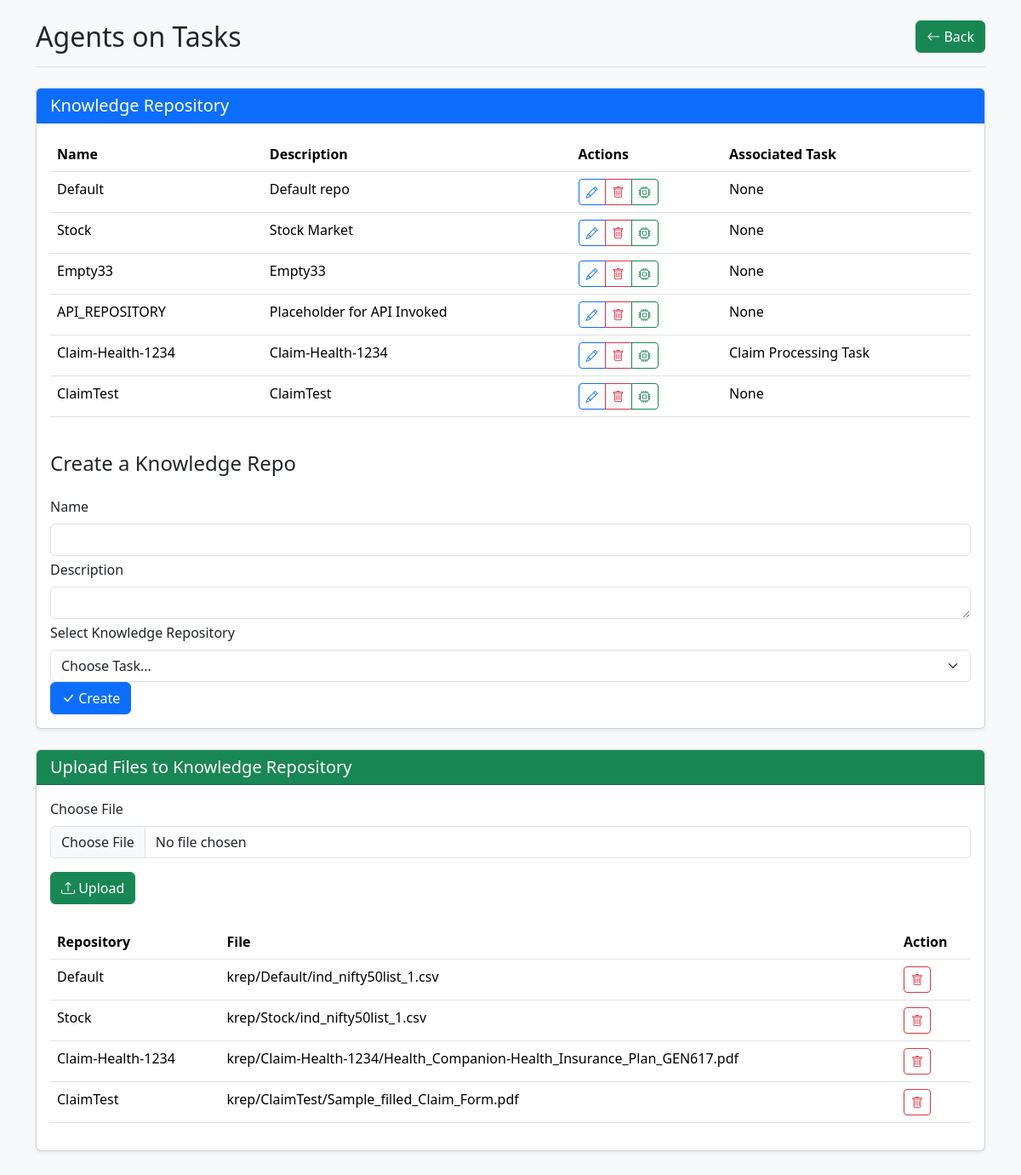
/knowledgerep/create/0, run on an earlier commit of the app's database.
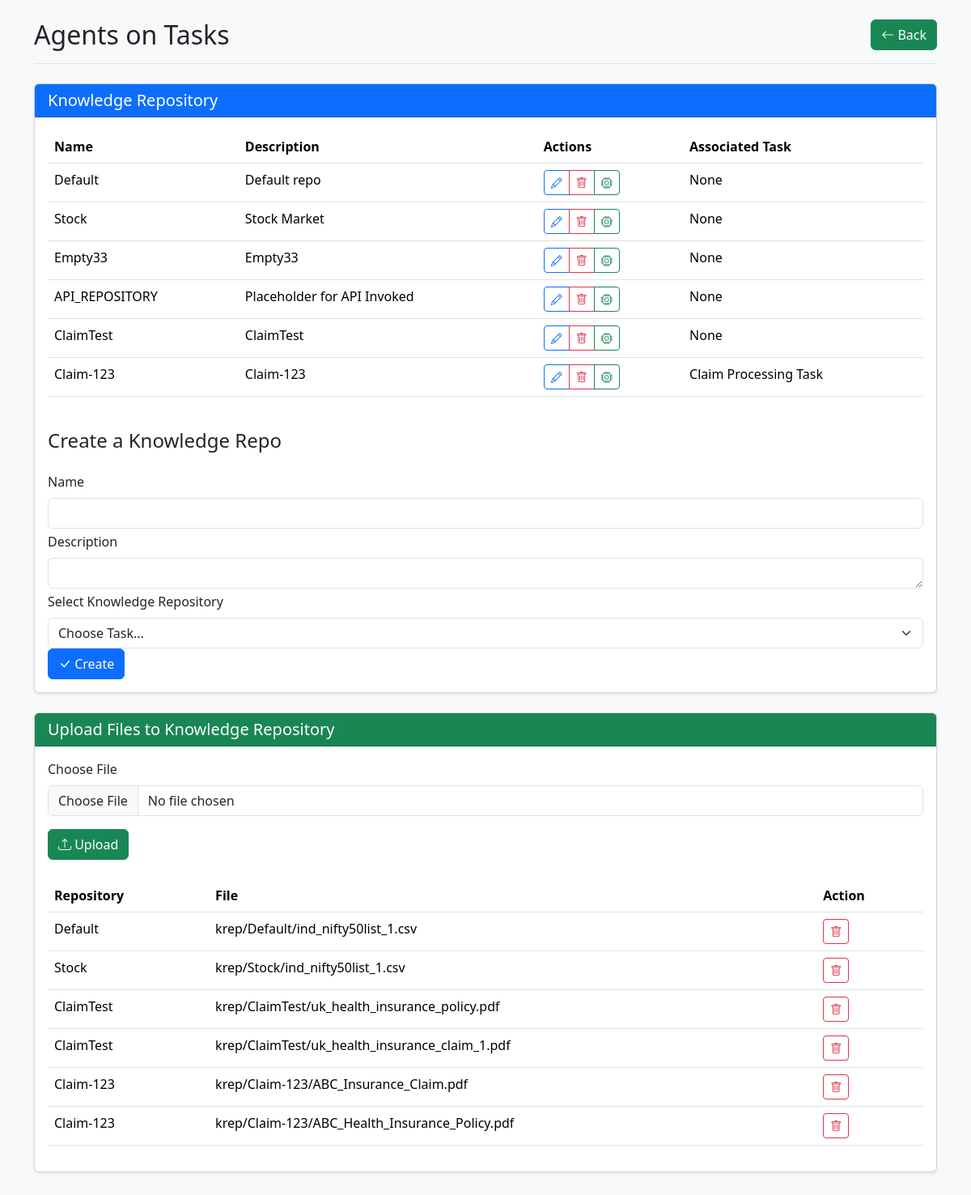
And on a later commit of the database.
### agentoapp/models.py (models this page shows, shortened)
class KnowledgeRep(models.Model):
    name = models.CharField(max_length=24,unique=True)
    description = models.CharField(max_length=128)
    associated_task = models.ForeignKey(Task,on_delete=models.SET_NULL,null=True,blank=True)
    def __str__(self):
        return str(self.name)

class Task(models.Model):
    name = models.CharField(max_length=100)
    description = models.CharField(max_length=100)
    def __str__(self):
        return self.name

class KnowledgeRepFiles(models.Model):
    Knowledge_rep = models.ForeignKey(KnowledgeRep,on_delete=models.CASCADE)
    file = models.FileField(upload_to =user_directory_path)

### agentoapp/views.py (the view, shortened to what this page needs)
# urls.py: path('knowledgerep/<str:action>/<int:id>', name='knowledgerep',view=knowledgerep),
def knowledgerep(request,action,id):
    print(request,action,id)
    krep = KnowledgeRep.objects.all()
    krepf = KnowledgeRepFiles.objects.all()
    krepo = None
    tasks = Task.objects.all()
    if action == 'edit' and request.method == 'GET' and id:
        krepo = KnowledgeRep.objects.get(id=id)
        krepf = KnowledgeRepFiles.objects.filter(Knowledge_rep=krepo)
    if action == 'delete' and request.method == 'GET' and id:
        krepof = KnowledgeRepFiles.objects.get(id=id)
        krepof.delete()
        return redirect('/knowledgerep/create/0')
    if action == 'deletekrep' and request.method == 'GET' and id:
        krepo = KnowledgeRep.objects.get(id=id)
        krepo.delete()
        return redirect('/knowledgerep/create/0')
    if action == 'delete' and request.method == 'GET' and id:
        krepof = KnowledgeRepFiles.objects.get(id=id)
        krepof.delete()
        return redirect('/knowledgerep/create/0')
    return render(request,'agentoapp/knowledgerep.html',context={'krep':krep,'krepf':krepf,'krepo':krepo,'action':action,'id':id, 'tasks':tasks})

### agentoapp/templates/agentoapp/knowledgerep.html (shortened to what the changed rows need)
<!DOCTYPE html>
<html lang="en">
<head>
    <link href="https://cdn.jsdelivr.net/npm/bootstrap@5.3.3/dist/css/bootstrap.min.css" rel="stylesheet">
    <link rel="stylesheet" href="https://cdn.jsdelivr.net/npm/bootstrap-icons@1.11.3/font/bootstrap-icons.min.css">
</head>
<body class="bg-light">
    <div class="container py-4">
        <header class="border-bottom pb-3 mb-4">
            <div class="d-flex justify-content-between align-items-center">
                <h1 class="h2 mb-0">Agents on Tasks</h1>
            </div>
        </header>
        <div class="row mb-4">
            <div class="col">
                <div class="card shadow-sm">
                    <div class="card-body">
                        <div class="table-responsive mb-4">
                            <table class="table table-hover">
                                <thead>
                                    <tr>
                                        <th>Name</th>
                                        <th>Description</th>
                                        <th>Actions</th>
                                        <th>Associated Task</th>
                                    </tr>
                                </thead>
                                <tbody>
                                    {% for k in krep %}
                                    <tr>
                                        <td>{{k.name}}</td>
                                        <td>{{k.description}}</td>
                                        <td>
                                            <div class="btn-group">
                                                <a href="{% url 'agentoapp:knowledgerep' action='edit' id=k.id %}" class="btn btn-sm btn-outline-primary">
                                                    <i class="bi bi-pencil"></i>
                                                </a>
                                                <a href="{% url 'agentoapp:knowledgerep' action='deletekrep' id=k.id %}" class="btn btn-sm btn-outline-danger" onclick="return confirm('Delete this file?');">
                                                    <i class="bi bi-trash"></i>
                                                </a>
                                                <a href="{% url 'agentoapp:knowledgerep' action='vectorize' id=k.id %}" class="btn btn-sm btn-outline-success" onclick="return confirm('Vectorize this repository?');">
                                                    <i class="bi bi-cpu"></i>
                                                </a>
                                            </div>
                                        </td>
                                        <td>{{k.associated_task}}</td>
                                    </tr>
                                    {% endfor %}
                                </tbody>
                            </table>
                        </div>
                    </div>
                </div>
            </div>
        </div>
        <div class="row mb-4">
            <div class="col">
                <div class="card shadow-sm">
                    <div class="card-body">
                        <div class="table-responsive">
                            <table class="table table-hover">
                                <thead>
                                    <tr>
                                        <th>Repository</th>
                                        <th>File</th>
                                        <th>Action</th>
                                    </tr>
                                </thead>
                                <tbody>
                                    {% for k in krepf %}
                                    <tr>
                                        <td>{{k.Knowledge_rep}}</td>
                                        <td>{{k.file}}</td>
                                        <td>
                                            <a href="{% url 'agentoapp:knowledgerep' action='delete' id=k.id %}" class="btn btn-sm btn-outline-danger" onclick="return confirm('Delete this file?');">
                                                <i class="bi bi-trash"></i>
                                            </a>
                                        </td>
                                    </tr>
                                    {% endfor %}
                                </tbody>
                            </table>
                        </div>
                    </div>
                </div>
            </div>
        </div>
    </div>
</body>
</html>

What changed in the data, as far as the page shows it:
removed KnowledgeRep: name "Claim-Health-1234", description "Claim-Health-1234", associated_task "Claim Processing Task"
removed KnowledgeRepFiles: Knowledge_rep "Claim-Health-1234", file "krep/Claim-Health-1234/Health_Companion-Health_Insurance_Plan_GEN617.pdf"
removed KnowledgeRepFiles: Knowledge_rep "ClaimTest", file "krep/ClaimTest/Sample_filled_Claim_Form.pdf"
added KnowledgeRep: name "Claim-123", description "Claim-123", associated_task "Claim Processing Task"
added KnowledgeRepFiles: Knowledge_rep "ClaimTest", file "krep/ClaimTest/uk_health_insurance_policy.pdf"
added KnowledgeRepFiles: Knowledge_rep "ClaimTest", file "krep/ClaimTest/uk_health_insurance_claim_1.pdf"
added KnowledgeRepFiles: Knowledge_rep "Claim-123", file "krep/Claim-123/ABC_Insurance_Claim.pdf"
added KnowledgeRepFiles: Knowledge_rep "Claim-123", file "krep/Claim-123/ABC_Health_Insurance_Policy.pdf"
